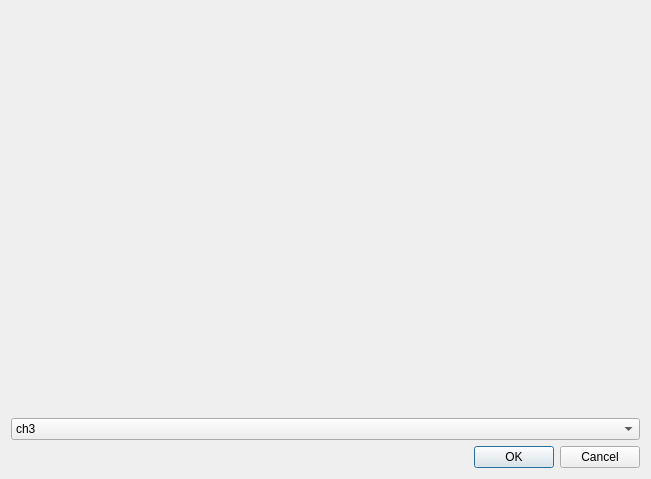
<?xml version="1.0" encoding="UTF-8"?>
<ui version="4.0">
 <class>Set_Channel</class>
 <widget class="QDialog" name="Set_Channel">
  <property name="geometry">
   <rect>
    <x>0</x>
    <y>0</y>
    <width>651</width>
    <height>479</height>
   </rect>
  </property>
  <property name="windowTitle">
   <string>Set_Channel</string>
  </property>
  <layout class="QVBoxLayout" name="verticalLayout">
   <item>
    <layout class="QGridLayout" name="gridLayout">
     <item row="0" column="0">
      <widget class="QLabel" name="rtsp_image">
       <property name="text">
        <string/>
       </property>
      </widget>
     </item>
    </layout>
   </item>
   <item>
    <widget class="QComboBox" name="channelBox">
     <item>
      <property name="text">
       <string>ch3</string>
      </property>
     </item>
     <item>
      <property name="text">
       <string>ch4</string>
      </property>
     </item>
     <item>
      <property name="text">
       <string>ch5</string>
      </property>
     </item>
     <item>
      <property name="text">
       <string>ch6</string>
      </property>
     </item>
     <item>
      <property name="text">
       <string>ch7</string>
      </property>
     </item>
     <item>
      <property name="text">
       <string>ch8</string>
      </property>
     </item>
     <item>
      <property name="text">
       <string>ch9</string>
      </property>
     </item>
     <item>
      <property name="text">
       <string>ch10</string>
      </property>
     </item>
     <item>
      <property name="text">
       <string>ch11</string>
      </property>
     </item>
     <item>
      <property name="text">
       <string>ch12</string>
      </property>
     </item>
    </widget>
   </item>
   <item>
    <widget class="QDialogButtonBox" name="buttonBox">
     <property name="orientation">
      <enum>Qt::Horizontal</enum>
     </property>
     <property name="standardButtons">
      <set>QDialogButtonBox::Cancel|QDialogButtonBox::Ok</set>
     </property>
    </widget>
   </item>
  </layout>
 </widget>
 <resources/>
 <connections>
  <connection>
   <sender>buttonBox</sender>
   <signal>accepted()</signal>
   <receiver>Set_Channel</receiver>
   <slot>accept()</slot>
   <hints>
    <hint type="sourcelabel">
     <x>248</x>
     <y>254</y>
    </hint>
    <hint type="destinationlabel">
     <x>157</x>
     <y>274</y>
    </hint>
   </hints>
  </connection>
  <connection>
   <sender>buttonBox</sender>
   <signal>rejected()</signal>
   <receiver>Set_Channel</receiver>
   <slot>reject()</slot>
   <hints>
    <hint type="sourcelabel">
     <x>316</x>
     <y>260</y>
    </hint>
    <hint type="destinationlabel">
     <x>286</x>
     <y>274</y>
    </hint>
   </hints>
  </connection>
 </connections>
</ui>
